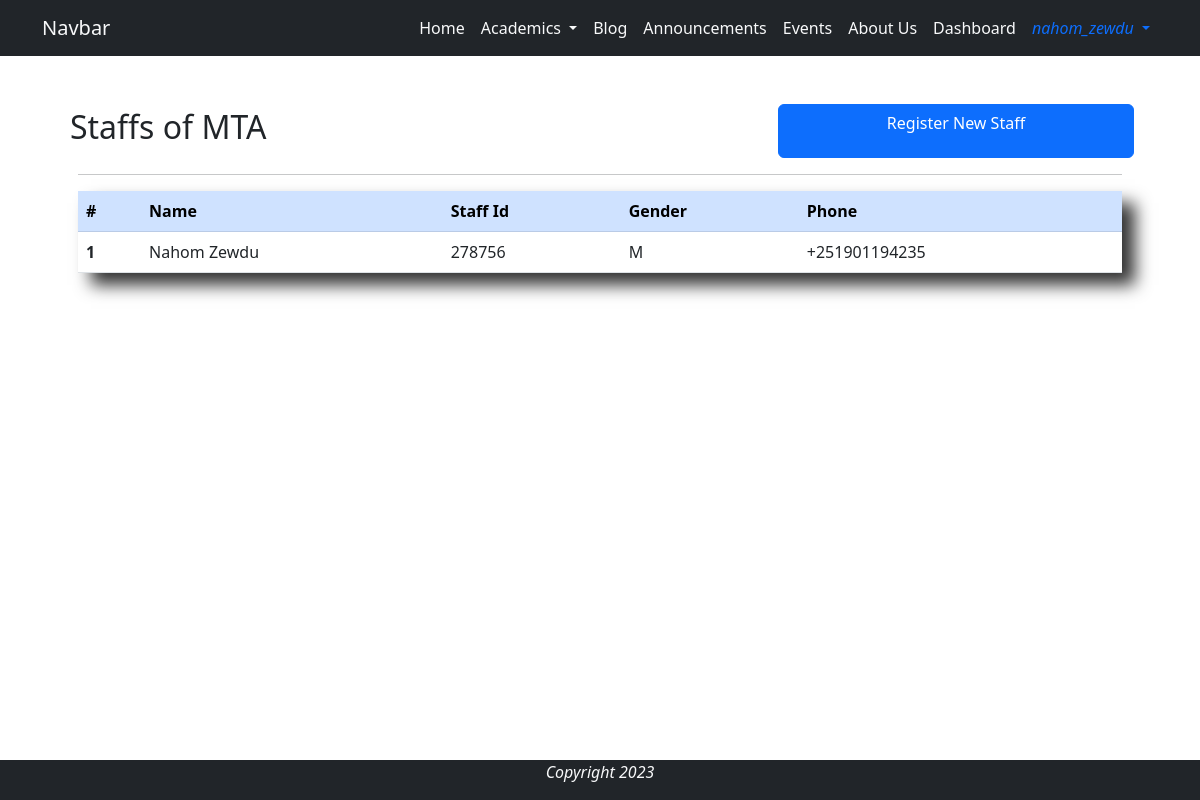
Screenshot of /staff_dashboard/ (signed in) with the database file from the repository.
### base/models.py (models this page shows, shortened)
class Staff(models.Model):
    GENDER_CHOICES = [
        ('M', 'Male'),
        ('F', 'Female')
    ]
    user = models.OneToOneField(User, on_delete=models.CASCADE)
    name = models.CharField(max_length=44, null=True, blank=True)
    staff_id = models.CharField(max_length=6, editable=False, unique=True)
    gender = models.CharField(max_length=6, choices=GENDER_CHOICES, null=False, blank=False)
    phone = models.CharField(max_length=20, null=False, blank=False)

### base/views.py (the view)
# urls.py: path('staff_dashboard/', views.staff_dashboard, name='staff_dashboard'),
@login_required
@user_passes_test(lambda user: user.is_staff)
def staff_dashboard(request):
    staffs = Staff.objects.order_by('name')
    context = {
        'staffs': staffs,
    }
    return render(request, 'dashboard/staff_dashboard.html', context)

### base/templates/dashboard/staff_dashboard.html (shortened to what this page needs)
{% extends 'base/base.html' %}
{% load static %}
{% block content %}
<div class="container p-5">
    <div class="row">
        <h2 class="p-1 col-8">Staffs of MTA</h2>
        <a href="{% url 'base:staff_register' %}" class="col-4 btn btn-primary">Register New Staff</a>
    </div>
    <hr>
    <div class="shadow-xlg">
        <table class="table">
            <thead class="table-primary">
            <tr>
                <th scope="col">#</th>
                <th scope="col">Name</th>
                <th scope="col">Staff Id</th>
                <th scope="col">Gender</th>
                <th scope="col">Phone</th>
            </tr>
            </thead>
            <tbody>
                {% for staff in staffs %}
                    <tr class="dashboard-row"  href="{% url 'base:staff_update' staff.staff_id %}">
                        <th scope="row">{{ forloop.counter }}</th>
                        <td>{{ staff.name }}</td>
                        <td>{{ staff.staff_id }}</td>
                        <td>{{ staff.gender }}</td>
                        <td>{{ staff.phone }}</td>
                    </tr>
                {% endfor %}
            </tbody>
        </table>
    </div>
</div>
{% endblock %}

### base/templates/base/navigation.html (shortened to what this page needs)
<nav class="navbar sticky-top navbar-expand-lg bg-dark">
    <div class="container">
        <a class="navbar-brand text-light" href="{% url 'base:home' %}">Navbar</a>
        <div class="collapse navbar-collapse justify-content-end" id="navbarNav">
            <ul class="navbar-nav">
                <li class="nav-item">
                    <a class="nav-link text-light active text-light" aria-current="page" href="{% url 'base:home' %}">Home</a>
                </li>
                <li class="nav-item dropdown">
                    <a class="nav-link dropdown-toggle text-light" href="#" role="button" data-bs-toggle="dropdown" aria-expanded="false">
                    Academics
                    </a>
                </li>
                <li class="nav-item" data-bs-toggle="tooltip"  data-bs-placement="bottom" data-bs-title="Coming Soon...">
                    <a class="nav-link text-light" href="#">Blog</a>
                </li>
                {% if user.is_authenticated %}
                    <li class="nav-item">
                        <a class="nav-link text-light" href="{% url 'announcement:announcement' %}">Announcements</a>
                    </li>
                {% endif %}
                <li class="nav-item">
                    <a class="nav-link text-light" href="#">Events</a>
                </li>
                <li class="nav-item">
                    <a class="nav-link text-light" href="#">About Us</a>
                </li>
                {% if user.is_staff %}
                <li class="nav-item">
                    <a class="nav-link text-light" href="{% url 'base:dashboard' %}">Dashboard</a>
                </li>
                {% endif %}
                {% if user.is_authenticated %}
                    <li class="nav-item dropdown">
                        <a class="nav-link text-primary dropdown-toggle" href="#" role="button" data-bs-toggle="dropdown" aria-expanded="false">
                            <i class="fa fa-user" aria-hidden="true"> {{user.username}} </i>
                        </a>
                    </li>
                {% endif %}
            </ul>
        </div>
    </div>
</nav>

### base/static/css/style.css (style rules this page uses)
.shadow-xlg { box-shadow: 13px 12px 16px rgba(0, 0, 0, 0.8) }
.navbar-nav .nav-link { transition: 1s; }
.dashboard-row th { transition: background-color 0.2s ease-in; }
.dashboard-row td { transition: background-color 0.4s ease-in; }

### rows the page displays
Staff: name "Nahom Zewdu", staff_id "278756", gender "M", phone "+251901194235"

### other values shown
{{ user.username }} "nahom_zewdu"
